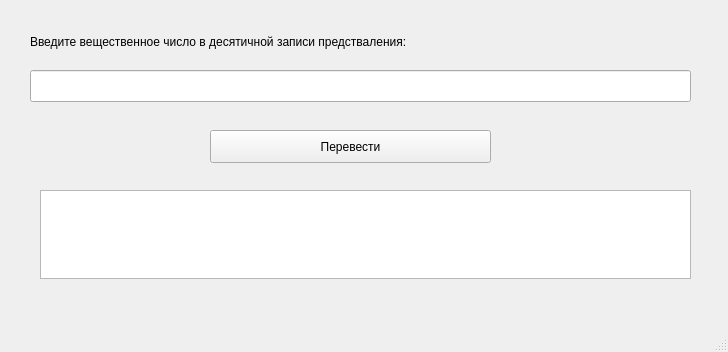
<?xml version="1.0" encoding="UTF-8"?>
<ui version="4.0">
 <class>MainWindow</class>
 <widget class="QMainWindow" name="MainWindow">
  <property name="geometry">
   <rect>
    <x>0</x>
    <y>0</y>
    <width>728</width>
    <height>352</height>
   </rect>
  </property>
  <property name="windowTitle">
   <string>MainWindow</string>
  </property>
  <widget class="QWidget" name="centralwidget">
   <widget class="QPushButton" name="pushButton">
    <property name="geometry">
     <rect>
      <x>210</x>
      <y>130</y>
      <width>281</width>
      <height>33</height>
     </rect>
    </property>
    <property name="text">
     <string>Перевести</string>
    </property>
   </widget>
   <widget class="QTextEdit" name="textEdit">
    <property name="geometry">
     <rect>
      <x>40</x>
      <y>190</y>
      <width>651</width>
      <height>89</height>
     </rect>
    </property>
   </widget>
   <widget class="QLabel" name="label">
    <property name="geometry">
     <rect>
      <x>30</x>
      <y>30</y>
      <width>681</width>
      <height>24</height>
     </rect>
    </property>
    <property name="text">
     <string>Введите вещественное число в десятичной записи предстваления:</string>
    </property>
   </widget>
   <widget class="QLineEdit" name="lineEdit">
    <property name="geometry">
     <rect>
      <x>30</x>
      <y>70</y>
      <width>661</width>
      <height>32</height>
     </rect>
    </property>
   </widget>
  </widget>
  <widget class="QMenuBar" name="menubar">
   <property name="geometry">
    <rect>
     <x>0</x>
     <y>0</y>
     <width>728</width>
     <height>29</height>
    </rect>
   </property>
  </widget>
  <widget class="QStatusBar" name="statusbar"/>
 </widget>
 <resources/>
 <connections/>
</ui>
